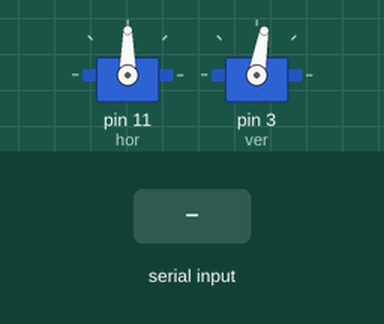
This sketch was run on a simulated Arduino Uno, built with avr-gcc and run on an emulated ATmega328P. On the bench: 2 × servo. The inputs (shaded band) are chosen by the test bench. What the sketch prints to the serial monitor is not drawn.

Above: at 2.2 s.
2.3 s: "_" received over Serial
At 2.8 s:
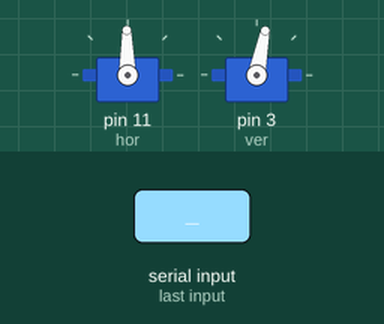
3.8 s: "90,45\n" received over Serial
At 4.2 s:
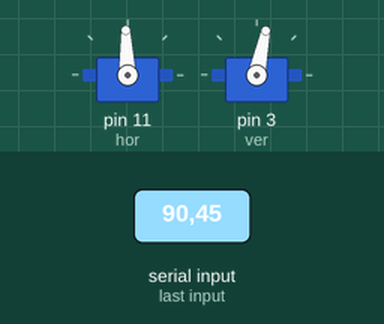
Timing chart, 0 to 6.8 s (numbered marks = the images above; inputs shaded):
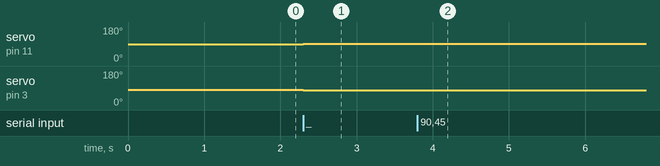

Measured:
- after the input at 2.3 s, servo on pin 11 (hor): 90° → 91° at once; servo on pin 3 (ver): 80° → 79° at once
- after the input at 3.8 s, servo on pin 11 (hor): 91° → 92° at once; servo on pin 3 (ver): 79° → 78° at once

The sketch:

head_servo_uart_cont.ino
```cpp
#include <Servo.h>

int coord[2];
Servo hor,ver;

int hor_mov = 1;
int ver_mov = 1;

// starting positions of the servos
int hor_start_angle = 90;
int ver_start_angle = 80;

// current angles of the servos
int hor_curr_angle = 90;
int ver_curr_angle = 80;

int thresh = 30;

bool read_serial()
{
  String input = "";


  String string_temp_input = "";
  int temp_input;
  int pos = 0;

  while(Serial.available()>0)
  {
    delay(1);
    input = input + (char)Serial.read();
  }


  if(input!="")
  {
    int len = input.length();
    for(int k=0;k<len;k++)
    {
      char c = input.charAt(k);

      if(c=='_')
      {
        temp_input = string_temp_input.toInt();
        coord[pos] = temp_input;
        string_temp_input = "";
        pos++;
      }
      else if(c=='a')
      {
        pos = 0;
        string_temp_input = "";

        Serial.println(coord[0]);
        Serial.println(coord[1]);

      }

      else
      {
        string_temp_input+=c;
      }
    }
    return true;
  }

  else
  {
    return false;
  }


}

void setup()
{
  hor.attach(11);
  ver.attach(3);

  Serial.begin(57600);

  hor.write(hor_start_angle);
  ver.write(ver_start_angle);
  delay(1000);

   read_serial();
   Serial.println(coord[0]);
   Serial.println(coord[1]);


}

void loop()
{

   bool res = read_serial();

   if(res)
   {

    if(coord[0] < 300-thresh)
    {
      hor_curr_angle+=hor_mov;
      hor.write(hor_curr_angle);
    }
    else if(coord[0] > 300+thresh)
    {
      hor_curr_angle-=hor_mov;
      hor.write(hor_curr_angle);
    }

    if(coord[1]<220 - thresh)
    {
      ver_curr_angle-=ver_mov;
      ver.write(ver_curr_angle);
    }
    else if(coord[1] > 220+thresh)
    {
      ver_curr_angle+=ver_mov;
      ver.write(ver_curr_angle);
    }
   }


}
```
